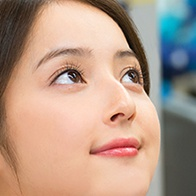
#> input picture outputs/101000394.jpg, 196 x 196 px; its folder holds 4 pictures in this run
$ python resize.py
#> lines starting #> are read from the running program, lines starting #| are printed output that depends on the picture
import os
import glob
from PIL import Image

files = glob.glob('outputs/*.jpg')
a = 0
for f in files:
    a = a+1
    img = Image.open(f)
#> img is the input picture: PIL image 196x196 RGB; mean R, G, B 180.3, 153.4, 136.5
    img_resize = img.resize((64,64))
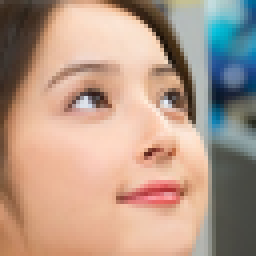
#> img_resize: PIL image 64x64 RGB (shown 4 times larger); mean R, G, B 180.3, 153.4, 136.6
    ftitle, fext = os.path.splitext(f)
    img_resize.save('train_images/' + str(a) + '_(64)' + fext)
#> pass 2 of the loop `for f in files:`:
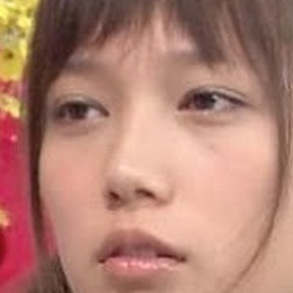
#> input picture outputs/102000521.jpg, 293 x 293 px
#> img is the input picture: PIL image 293x293 RGB; mean R, G, B 177.4, 128.6, 114.2
#> `img_resize = img.resize((64,64))`:
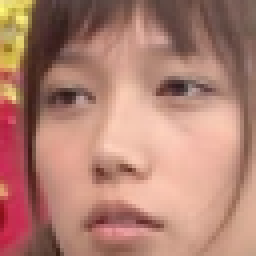
#> img_resize: PIL image 64x64 RGB (shown 4 times larger); mean R, G, B 177.4, 128.6, 114.1
#> pass 3 of the loop `for f in files:`:
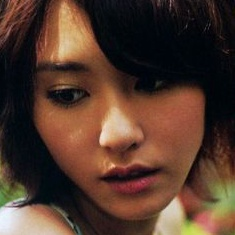
#> input picture outputs/104000546.jpg, 235 x 235 px
#> img is the input picture: PIL image 235x235 RGB; mean R, G, B 82.8, 57.2, 44.5
#> `img_resize = img.resize((64,64))`:
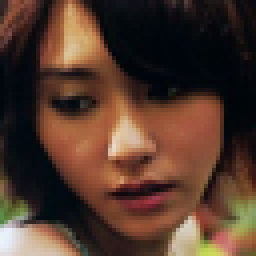
#> img_resize: PIL image 64x64 RGB (shown 4 times larger); mean R, G, B 82.8, 57.1, 44.5
#> the loop made 4 passes; the first 3 are shown
